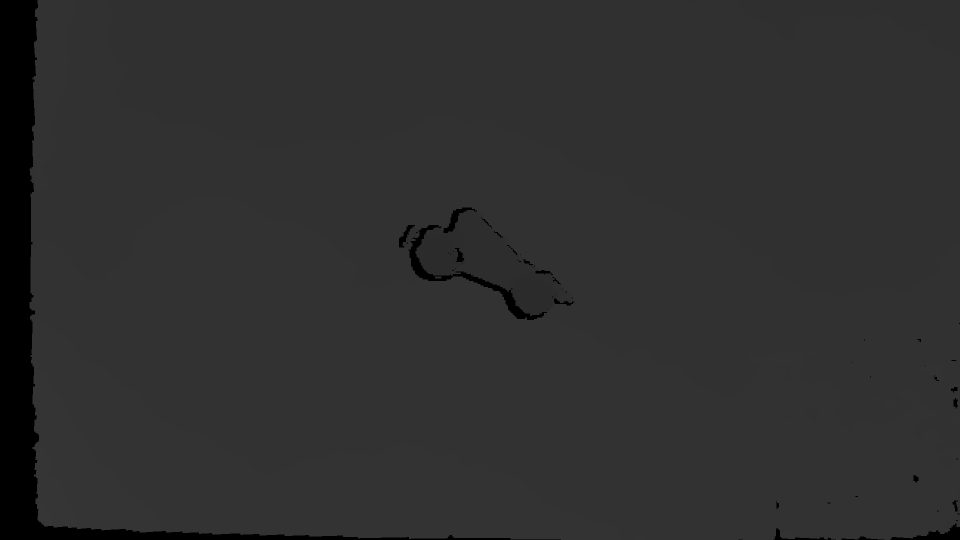
#> input picture src/grasp_pointcloud/img/testDepth1.png, 1920 x 1080 px (shown at 1/2 size)
$ python grasp_candidate_generator.py
#> lines starting #> are read from the running program, lines starting #| are printed output that depends on the picture; after the words box and inside, x2 and y2 are one past the last pixel; in counts of white or black regions, pixels touching at a corner belong together
#!/usr/bin/env python2
# -*- coding: utf-8 -*-
import cv2 as cv
import numpy as np
from sklearn.cluster import DBSCAN
import matplotlib.pyplot as plt
import random
from math import sin, cos, pi

# 深度滤波
def depth_filter(img_path, thresh):
#> called with img_path = '../img/testDepth1.png', thresh = 44
    img = cv.imread(img_path)
#> img is the input picture: shape (1080, 1920, 3); min 0, max 54, mean 46.9

    gray = cv.cvtColor(img, cv.COLOR_RGB2GRAY)
    num_arr = np.bincount(gray.flatten())
#> num_arr = 55 values, max 644710 at index 50, min 0 at index 1, mean 37701.8
    fill = np.where(num_arr == np.max(num_arr))
#> fill = ([50],)
    # gray[gray == 0] = thresh+1
    gray[gray == 0] = fill[0]
#> gray: shape (1080, 1920); min 42, max 54, mean 49.2
    # cv.imshow("binary", gray)
    # cv.waitKey(0)
    # cv.destroyAllWindows()
    depth = gray.copy()
    gray[gray >= thresh] = 255
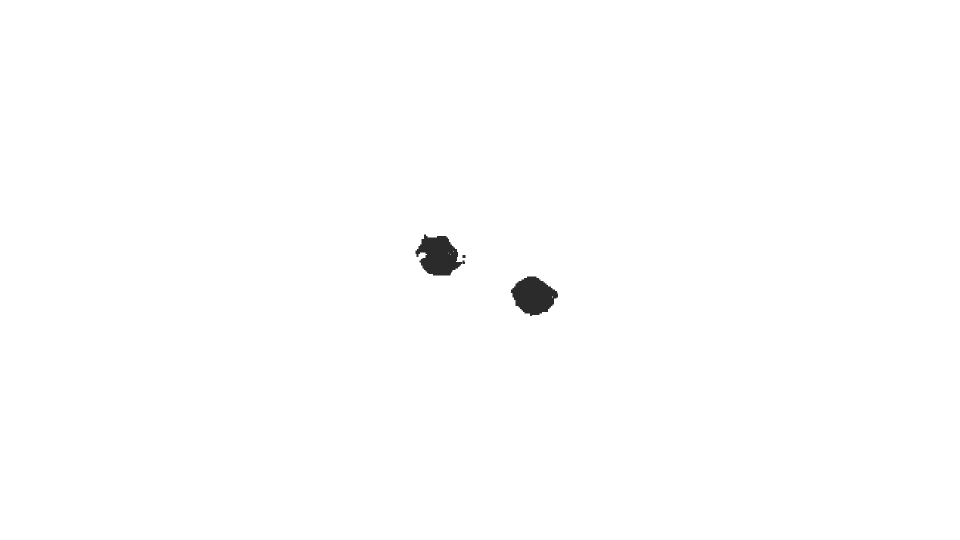
#> gray: shape (1080, 1920) (shown at 1/2 size); min 42, max 255, mean 254
    gray[gray < thresh] = 0
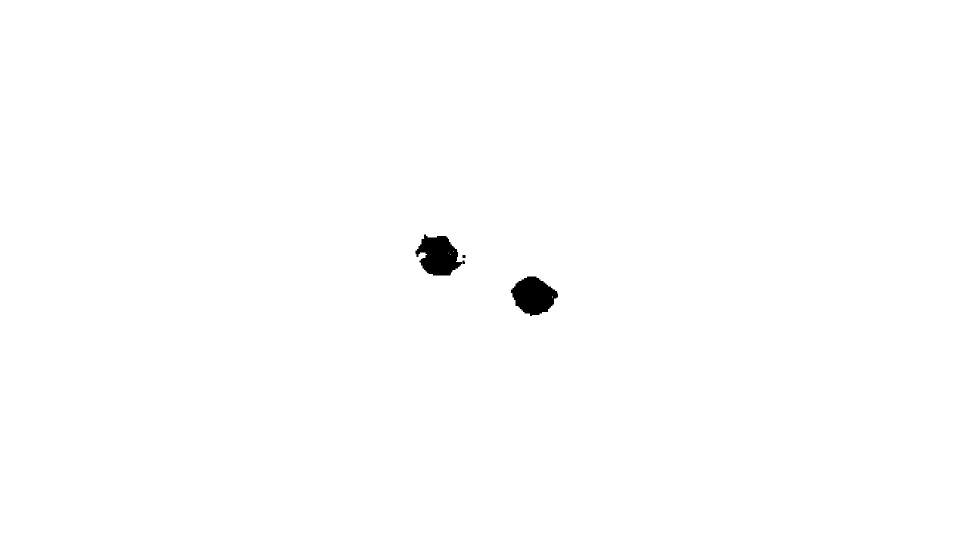
#> gray: shape (1080, 1920) (shown at 1/2 size); 99.5% white; 3 black regions, box (x1, y1, x2, y2) and area: (831, 469, 930, 551) 5107, (1022, 553, 1116, 632) 4988, (925, 510, 931, 516) 36

    ret, binary = cv.threshold(gray, 1, 255, cv.THRESH_BINARY_INV)

    cv.imshow("binary", binary)
    cv.waitKey(0)
    cv.destroyAllWindows()

    return binary, depth

# 新的深度滤波
# [23 lines left out: function depth_filter_new, not called in this run]

# 聚类
def dbscan(binary, r, min_num):
#> called with r = 10, min_num = 5
    if np.all(binary == 0):
        print("检测深度增加")
        return [], []
    y_idx, x_idx = np.where(binary==255)
#> y_idx = 10131 values from 469 to 631; x_idx = 10131 values, max 1115 at index 7412, min 831 at index 1715, mean 970.6
    datas = np.vstack((x_idx, y_idx)).T
#> datas = 10131 pairs, first value 831 to 1115, second value 469 to 631
    clusters = DBSCAN(eps=r, min_samples=min_num).fit_predict(datas)
#> clusters = 10131 values from 0 to 1
    np.set_printoptions(threshold=np.inf)

    cluster_img = np.zeros((binary.shape[0], binary.shape[1], 3), dtype=np.uint8)
    color = []
    cluster_arr = []
    for i in range(0, max(clusters)+1):
        color.append([random.randint(0, 256), random.randint(0, 256), random.randint(0, 256)])
        if len(datas[clusters == i]) > 3000 and len(datas[clusters == i]) < 30000:
            cluster_arr.append(datas[clusters == i])
        print(len(datas[clusters == i]))
#> this loop made 2 passes
#| 5143
#| 4988
#> after the loop, cluster_arr = 2 items; color = [[197, 215, 20], [132, 248, 207]]
    if len(cluster_arr) == 0:
        print("检测深度增加")
        return [], []
    print("可抓取物体的数量:{}".format(len(cluster_arr)))
#| 可抓取物体的数量:2
    for i in range(0, len(clusters)):
        cluster_img[y_idx[i], x_idx[i], :] = color[clusters[i]]
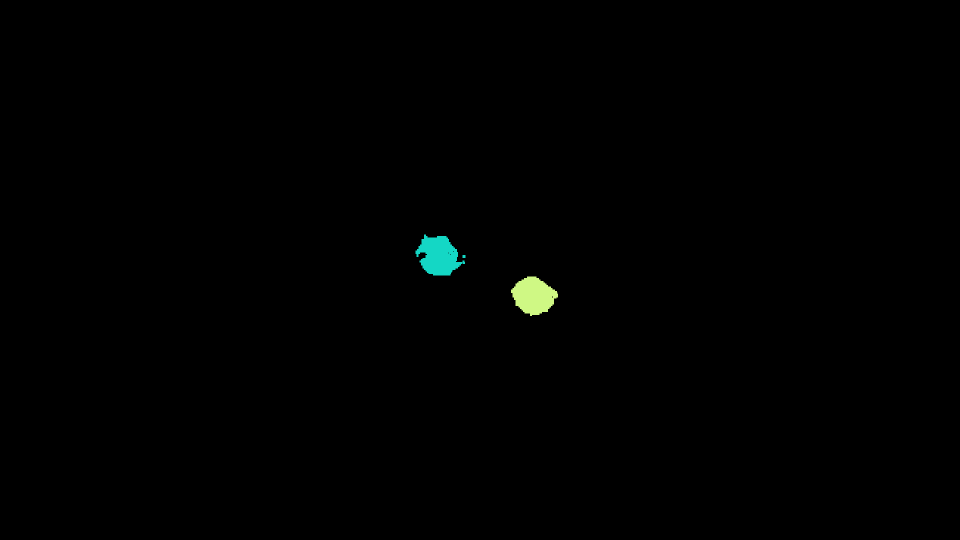
#> cluster_img: shape (1080, 1920, 3) (shown at 1/2 size); mean of channels 0, 1, 2 0.8, 1.1, 0.5; drawn as B, G, R

    cv.imshow("cluster_img", cluster_img)
    cv.waitKey(0)
    cv.destroyAllWindows()

    return cluster_img, cluster_arr

#抓取姿态生成
def grasp_generation(cluster_img, cluster_arr, line_num=10):
    rectangles_arr = []
    centroids_arr = []
    lines_arr = []
    for i in range(0, len(cluster_arr)):
        x_min, x_max = np.min(cluster_arr[i][:, 0]), np.max(cluster_arr[i][:, 0])
        y_min, y_max = np.min(cluster_arr[i][:, 1]), np.max(cluster_arr[i][:, 1])
        h = y_max-y_min
        w = x_max-x_min
        t = 3/2
        # t = 3
        length = max(h, w)

        # [6 lines of commented-out code are left out]

        centroid_x, centroid_y = int((x_min + x_max)/2), int((y_min + y_max)/2)

        x_min = int(centroid_x-length*t) if centroid_x-length*t>0 else 0
        x_max = int(centroid_x+length*t) if centroid_x+length*t>0 else cluster_img.shape[1]
        y_min = int(centroid_y-length*t) if centroid_y-length*t>0 else 0
        y_max = int(centroid_y+length*t) if centroid_y+length*t>0 else cluster_img.shape[0]
        rectangles_arr.append([y_min, y_max, x_min, x_max])
        cv.rectangle(cluster_img, (x_min, y_min), (x_max, y_max), (0, 0, 255), 2)

        centroids_arr.append([centroid_x, centroid_y])
        cv.circle(cluster_img, (centroid_x, centroid_y), 2, (0, 0, 255), 2)

        length = min((x_max-x_min), (y_max-y_min))
        length *= 2*t
        line_arr = []
        for i in range(0, line_num):
            min_line_x = int(centroid_x-(length/2)*cos(pi*i/line_num))
            min_line_y = int(centroid_y+(length/2)*sin(pi*i/line_num))
            max_line_x = int(centroid_x+(length/2)*cos(pi*i/line_num))
            max_line_y = int(centroid_y-(length/2)*sin(pi*i/line_num))
            line_arr.append([min_line_x-x_min, min_line_y-y_min, max_line_x-x_min, max_line_y-y_min])
            cv.line(cluster_img, (min_line_x, min_line_y), (max_line_x, max_line_y), (0, 0, 255), 2)
        lines_arr.append(line_arr)

    cv.imshow("grasp_img", cluster_img)
    cv.waitKey(0)
    cv.destroyAllWindows()

    return rectangles_arr, centroids_arr, lines_arr

#抓取姿态生成
# [39 lines left out: function grasp_generation_new, not called in this run]

if __name__ == "__main__":
    path = "../img/testDepth1.png"
    binary, depth = depth_filter(path, 44)
    cluster_img, cluster_arr = dbscan(binary, 10, 5)
#> cluster_arr = 2 items
    grasp_generation(cluster_img, cluster_arr, 10)
#> the loop in grasp_generation, `for i in range(0, len(cluster_arr)):` made 2 passes
#> (h, w, t, length) on passes 1 to 2: (81, 99, 1.5, 891), (78, 93, 1.5, 837)
#> after the loop in grasp_generation, `for i in range(0, len(cluster_arr)):`:
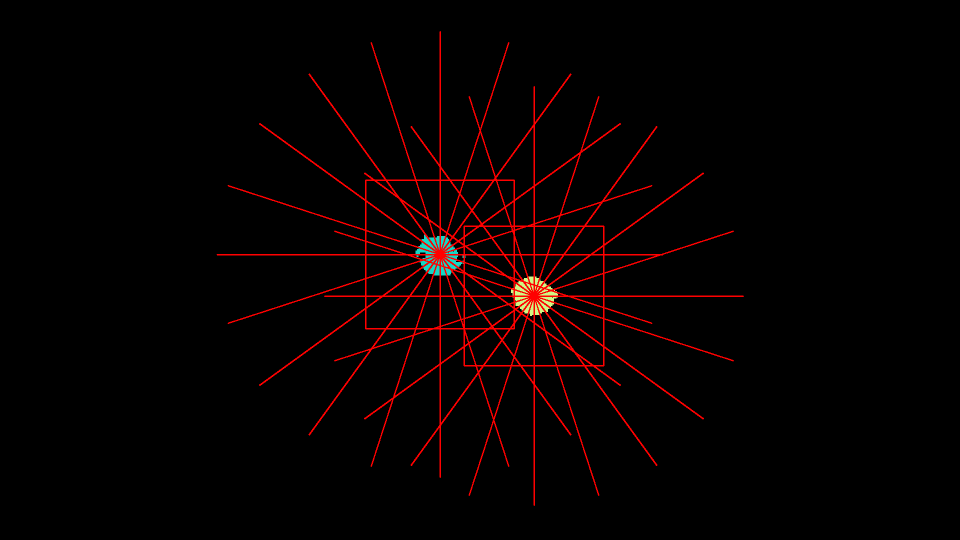
#> cluster_img: shape (1080, 1920, 3) (shown at 1/2 size); 2.74% of pixels changed, all inside (x1, y1, x2, y2) = (433, 62, 1488, 1012); drawn as B, G, R
#> after the loop in grasp_generation, `for i in range(0, len(cluster_arr)):`: centroids_arr = [[880, 509], [1068, 592]]; lines_arr = 2 items; rectangles_arr = [[360, 657, 731, 1028], [452, 731, 928, 1207]]
